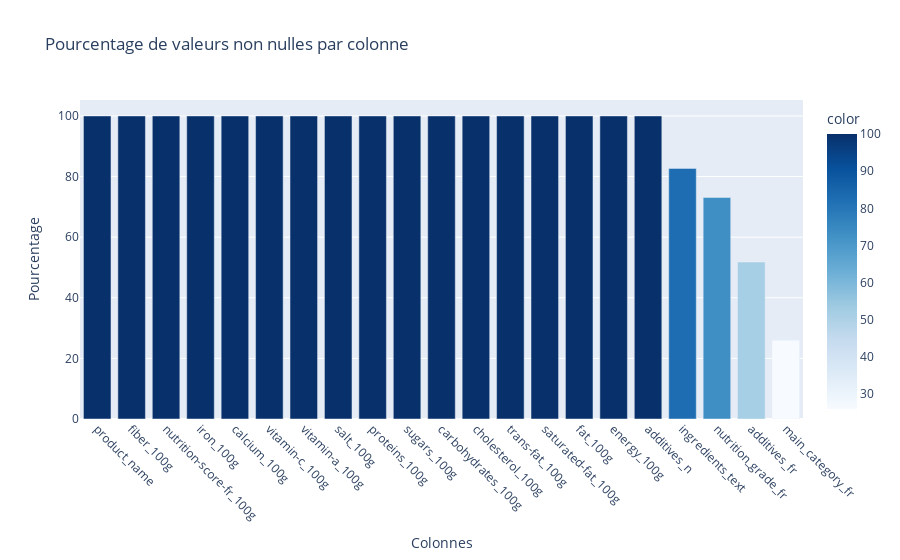

Notebook cell for this chart:
### Code cell
valeurNullesGraph(df_2)

### Figure 1 — Plotly figure (JSON) as saved in the notebook; plotly's stock layout.template omitted (floating-point values rounded to 4 significant figures)
{"data": [{"alignmentgroup": "True", "hovertemplate": "Colonnes=%{x}<br>Pourcentage=%{y}<br>color=%{marker.color}<extra></extra>", "legendgroup": "", "marker": {"color": [100, 100, 100, 100, 100, 100, 100, 100, 100, 100, 100, 100, 100, 100, 100, 100, 100, 82.7, 73.1, 51.8, 26], "coloraxis": "coloraxis", "pattern": {"shape": ""}}, "name": "", "offsetgroup": "", "orientation": "v", "showlegend": false, "textposition": "auto", "type": "bar", "x": ["product_name", "fiber_100g", "nutrition-score-fr_100g", "iron_100g", "calcium_100g", "vitamin-c_100g", "vitamin-a_100g", "salt_100g", "proteins_100g", "sugars_100g", "carbohydrates_100g", "cholesterol_100g", "trans-fat_100g", "saturated-fat_100g", "fat_100g", "energy_100g", "additives_n", "ingredients_text", "nutrition_grade_fr", "additives_fr", "main_category_fr"], "xaxis": "x", "y": [100, 100, 100, 100, 100, 100, 100, 100, 100, 100, 100, 100, 100, 100, 100, 100, 100, 82.7, 73.1, 51.8, 26], "yaxis": "y"}], "layout": {"barmode": "relative", "coloraxis": {"colorbar": {"title": {"text": "color"}}, "colorscale": [[0, "rgb(247,251,255)"], [0.125, "rgb(222,235,247)"], [0.25, "rgb(198,219,239)"], [0.375, "rgb(158,202,225)"], [0.5, "rgb(107,174,214)"], [0.625, "rgb(66,146,198)"], [0.75, "rgb(33,113,181)"], [0.875, "rgb(8,81,156)"], [1, "rgb(8,48,107)"]]}, "legend": {"tracegroupgap": 0}, "title": {"text": "Pourcentage de valeurs non nulles par colonne"}, "xaxis": {"anchor": "y", "domain": [0, 1], "tickangle": 45, "tickmode": "array", "title": {"text": "Colonnes"}}, "yaxis": {"anchor": "x", "domain": [0, 1], "title": {"text": "Pourcentage"}}}}
